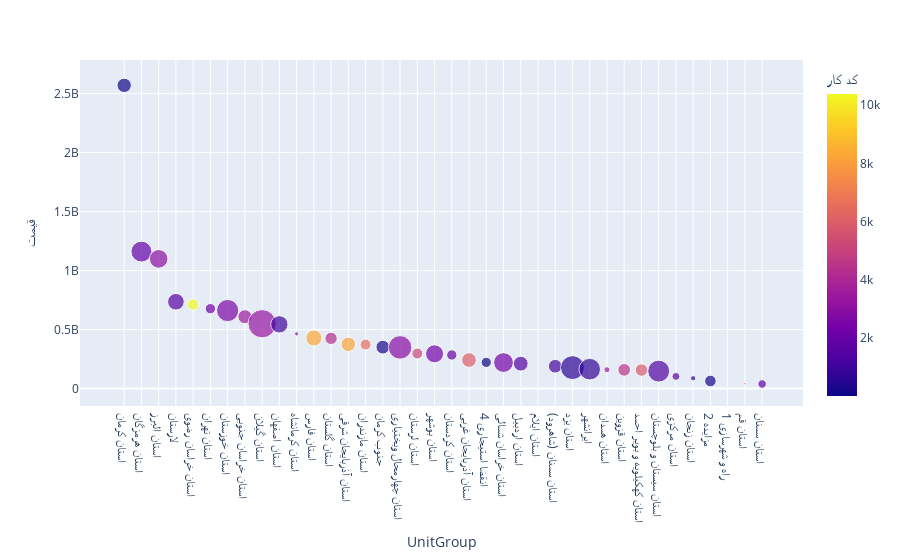

Notebook cell for this chart:
### Code cell
px.scatter(
    merged_tamirat_price_bank.groupby(['UnitGroup']).agg({'duration': 'mean', 'قیمت': 'mean', 'کد کار': 'count'}).reset_index().sort_values('قیمت', ascending=False),
    x='UnitGroup',
    y='قیمت', 
    size='duration',
    color='کد کار'
    )

### Figure 1 — Plotly figure (JSON) as saved in the notebook; plotly's stock layout.template omitted (floating-point values rounded to 4 significant figures)
{"data": [{"hovertemplate": "UnitGroup=%{x}<br>قیمت=%{y}<br>duration=%{marker.size}<br>کد کار=%{marker.color}<extra></extra>", "legendgroup": "", "marker": {"color": [68, 1948, 3039, 1520, 10387, 2337, 2604, 3556, 3285, 1060, 2950, 8287, 4252, 8221, 6500, 318, 2909, 5200, 2353, 2019, 6025, 11, 2482, 1486, 5577, 1162, 626, 753, 3465, 4474, 5923, 1423, 1694, 734, 129, 6, 6953, 1749], "coloraxis": "coloraxis", "size": [16.4, 34.68, 27.45, 22.0, 10.44, 8.498, 39.16, 15.61, 63.48, 23.85, 1.378, 20.53, 11.97, 16.53, 9.406, 15.06, 44.1, 9.363, 25.72, 8.491, 17.14, 8.222, 31.08, 17.37, 0.2743, 14.82, 45.53, 36.95, 2.872, 12.68, 12.39, 38.09, 4.999, 2.23, 10.71, 0, 0.5108, 5.645], "sizemode": "area", "sizeref": 0.1587, "symbol": "circle"}, "mode": "markers", "name": "", "orientation": "v", "showlegend": false, "type": "scatter", "x": ["استان کرمان", "استان هرمزگان", "استان البرز", "لارستان", "استان خراسان رضوی", "استان تهران", "استان خوزستان", "استان خراسان جنوبی", "استان گیلان", "استان اصفهان", "استان کرمانشاه", "استان فارس", "استان گلستان", "استان آذربایجان شرقی", "استان مازندران", "جنوب کرمان", "استان چهارمحال وبختیاری", "استان لرستان", "استان بوشهر", "استان کردستان", "استان آذربایجان غربی", "4 انقضا استیجاری", "استان خراسان شمالی", "استان اردبیل", "استان ایلام", "استان سمنان (شاهرود)", "استان یزد", "ایرانشهر", "استان همدان", "استان قزوین", "استان کهکیلویه و بویر احمد", "استان سیستان و بلوچستان", "استان مرکزی", "استان زنجان", "2 مزایده", "1 راه و شهرسازی", "استان قم", "استان سمنان"], "xaxis": "x", "y": [2571000000.0, 1161000000.0, 1100000000.0, 735800000.0, 712600000.0, 677200000.0, 661700000.0, 609100000.0, 549600000.0, 544500000.0, 463800000.0, 428600000.0, 425600000.0, 375600000.0, 373300000.0, 351400000.0, 349200000.0, 297300000.0, 295000000.0, 285000000.0, 241900000.0, 222000000.0, 220800000.0, 211200000.0, 200100000.0, 189300000.0, 177700000.0, 164600000.0, 159900000.0, 158600000.0, 156800000.0, 148000000.0, 103400000.0, 87910000.0, 64170000.0, 41920000.0, 41610000.0, 38930000.0], "yaxis": "y"}], "layout": {"coloraxis": {"colorbar": {"title": {"text": "کد کار"}}, "colorscale": [[0, "#0d0887"], [0.1111, "#46039f"], [0.2222, "#7201a8"], [0.3333, "#9c179e"], [0.4444, "#bd3786"], [0.5556, "#d8576b"], [0.6667, "#ed7953"], [0.7778, "#fb9f3a"], [0.8889, "#fdca26"], [1, "#f0f921"]]}, "legend": {"itemsizing": "constant", "tracegroupgap": 0}, "margin": {"t": 60}, "xaxis": {"anchor": "y", "domain": [0, 1], "title": {"text": "UnitGroup"}}, "yaxis": {"anchor": "x", "domain": [0, 1], "title": {"text": "قیمت"}}}}
